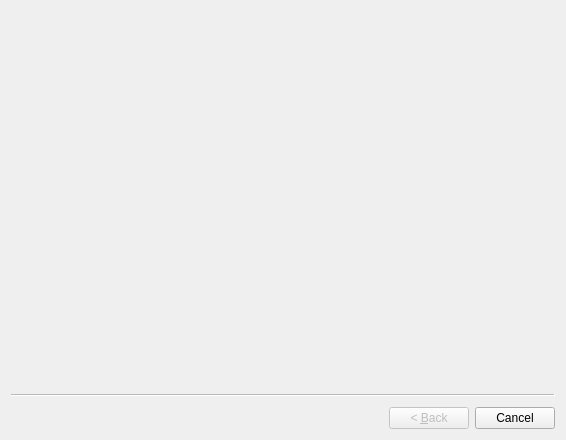
<?xml version="1.0" encoding="UTF-8"?>
<ui version="4.0">
 <class>NewBuildingWizard</class>
 <widget class="QWizard" name="NewBuildingWizard">
  <property name="geometry">
   <rect>
    <x>0</x>
    <y>0</y>
    <width>566</width>
    <height>440</height>
   </rect>
  </property>
  <property name="windowTitle">
   <string>Wizard</string>
  </property>
 </widget>
 <resources/>
 <connections/>
</ui>
